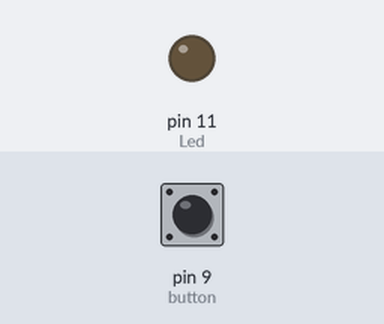
Simulated run of this sketch. Board: Arduino Uno, built with avr-gcc and run on an emulated ATmega328P. On the bench: output pins drawn as LEDs (lit = HIGH). The test bench sets the inputs (shaded band); at power-on: pin 9 (button) LOW.

Above: at 1.4 s.
1.5 s: pin 9 (button) pulled HIGH for 1 s
At 3.8 s:
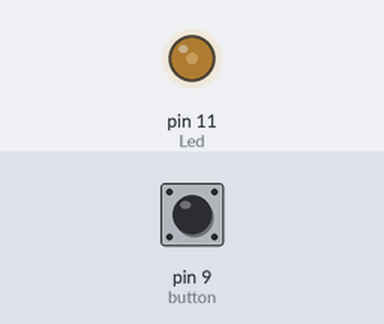
4.2 s: pin 9 (button) pulled HIGH for 3.2 s
At 5.25 s:
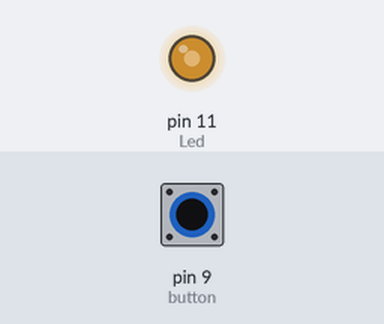
8.9 s: pin 9 (button) pulled HIGH for 0.35 s
At 10.0 s:
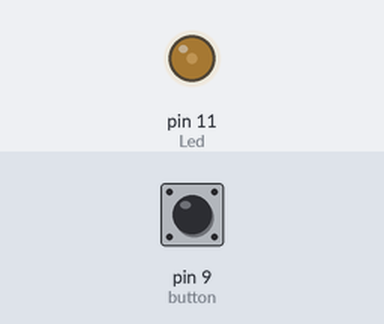
Timing chart, 0 to 11.9 s (numbered marks = the images above; inputs shaded):
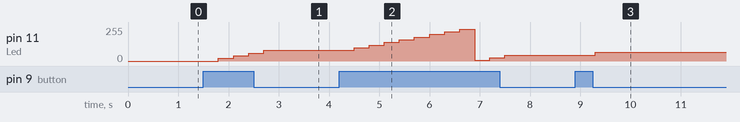

Measured:
- after the input at 1.5 s, pin 11 (Led): 0/255 → 20/255 after 0.30 s, → 40/255 0.30 s later, → 60/255 0.30 s later, → 80/255 0.30 s later
- after the input at 4.2 s, pin 11 (Led): 80/255 → 100/255 after 0.30 s, → 120/255 0.30 s later, → 140/255 0.30 s later, → 160/255 0.30 s later, … (11 changes in this stretch)
- after the input at 8.9 s, pin 11 (Led): 44/255 → 64/255 after 0.40 s

The sketch:

6.8.ino
```cpp
int Led=11,button=9,buttonState=0,brightness=0,brightnessUp=20;
void setup() {
  pinMode(Led,OUTPUT);
  pinMode(button,INPUT);
}

void loop() {
  analogWrite(Led,brightness);
  buttonState=digitalRead(button);
  if(buttonState==1){
    brightness=brightness+brightnessUp;
  }
  if(brightness>=5000){
    brightness=0;
  }
  delay(300);
}
```
